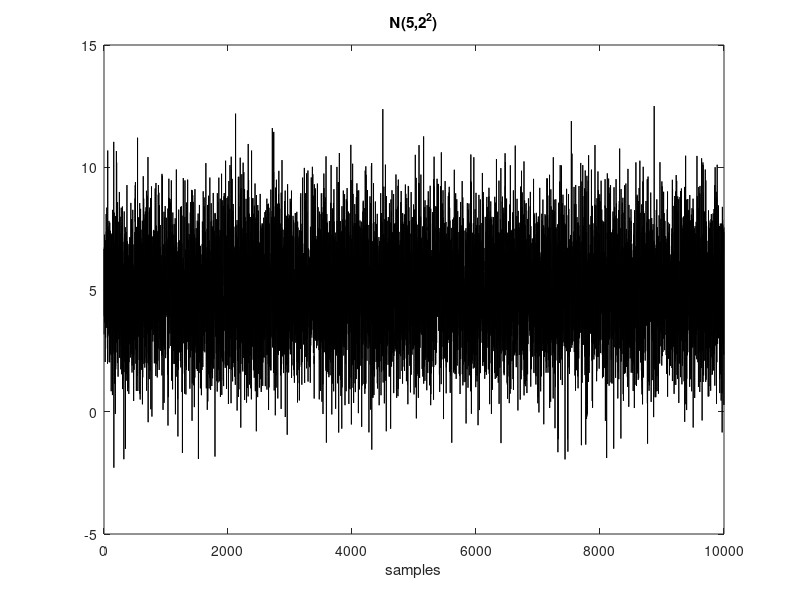
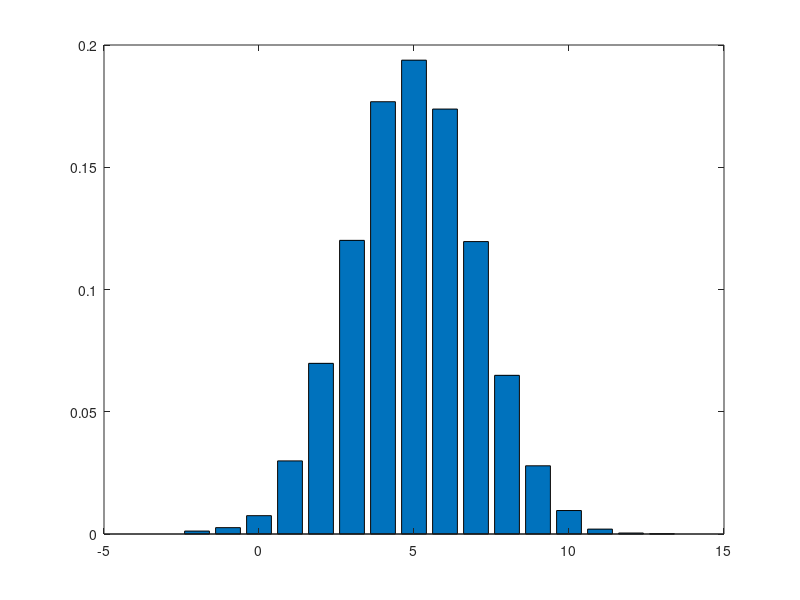

Recreate these plots in MATLAB, in order. (Note: this script raises an error after producing the figures.)
clear; close all;

% N(5,2^2)
numSample = 10000;
x = 2* randn(1,numSample) + 5;
% plot
figure;
plot(x,'k')
xlabel("samples")
title("N(5,2^2)")

% print mean, std and plot
figure
% get counts
[counts,xvalues] = hist(x,-3:1:13);
% plot relative freq.
bar(xvalues,counts/numSample)
fprintf("mean: %.4f, std: %.4f\n",mean(x),std(x,1));
hold on
ax = gca;
xx = linspace(ax.XLim(1), ax.XLim(2),1000);
plot(xx,normpdf(xx,5,2),'--k','LineWidth',1)
legend("Sampled", "Theoritical")
title("N(5,2^2)")